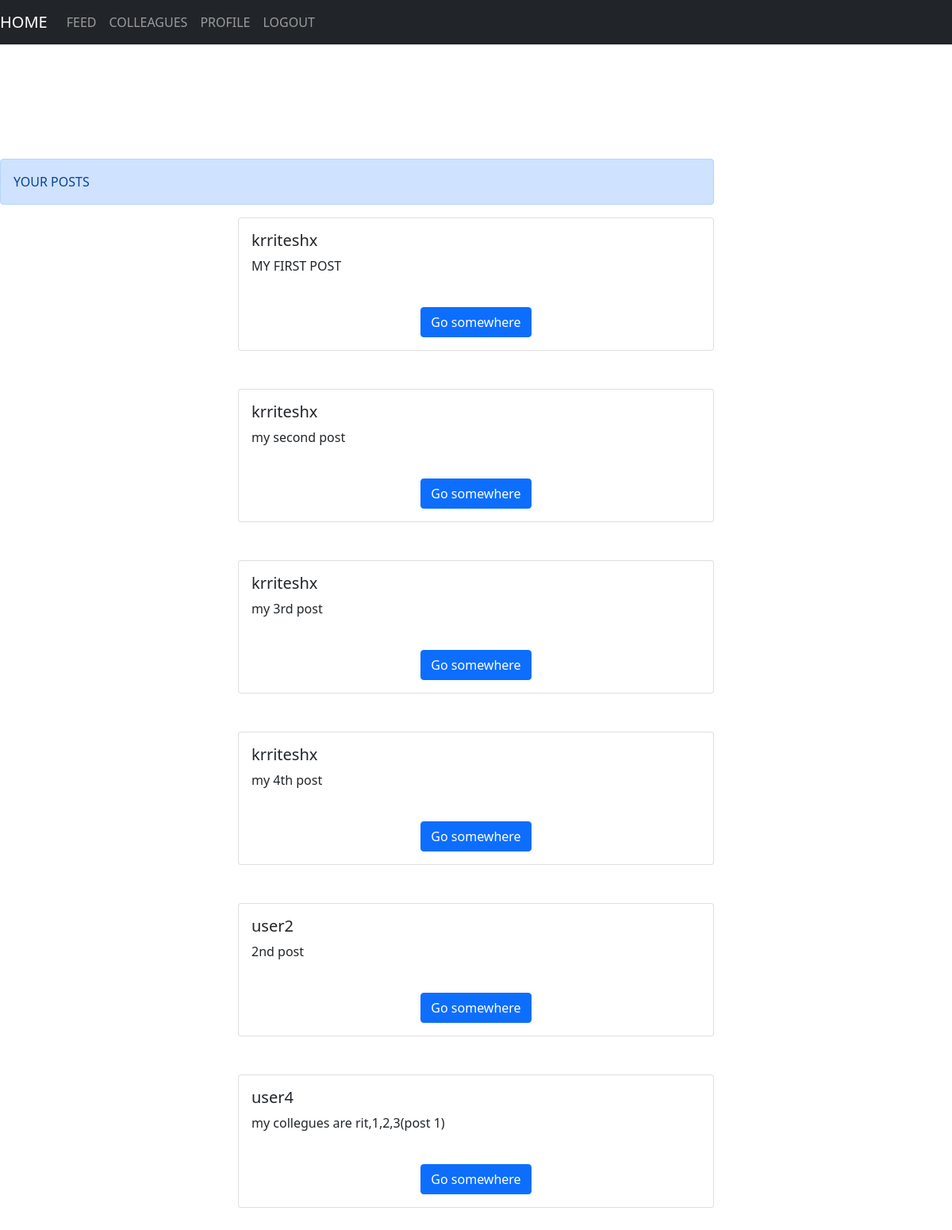
The app's page /feed (signed in) with its own data.
### app.py (models this page shows, shortened)
class User(db.Model,UserMixin):
    id=db.Column(db.Integer,primary_key=True)
    username=db.Column(db.String(20),nullable=False,unique=True)
    email=db.Column(db.String(120),nullable=False)
    password=db.Column(db.String(60),nullable=False)
    colleague=db.Column(db.String(500),default=",")

### routes.py (the view)
@app.route('/feed')
@login_required
def feed():
    P=Posts.query.all()
    d={}
    for i in P:
        G=User.query.filter_by(id=i.uid).first()
        collist=G.colleague
        collist=collist.split(',')
        if(str(current_user.id) in collist):
            ar=[]
            ar.append(i.caption)
            ar.append(i.username)
            d[i.id]=ar
    return render_template('home.html',d=d,user=current_user.username)

### app.py (called while the page is built)
@login_manager.user_loader
def load_user(user_id):
    return User.query.get(int(user_id))

### templates/home.html
{% extends 'base.html' %}
{% block content %}
<h1 class="text-white">HOME PAGE</h1>
<p class="text-white">User is {{user}}</p>
<br>
<br>
<div class="alert alert-primary w-75" role="alert">
    YOUR POSTS
  </div>
    {% for id,arr in d.items() %}
    <div class="col d-flex justify-content-center">
        <div class="card w-50">
            <div class="card-body">
              <h5 class="card-title">{{arr[1]}}</h5>
              <p class="card-text">{{arr[0]}}</p>
            <br>
            <div class="text-center">
            <a href="#" class="btn btn-primary">Go somewhere</a>
            </div>
            </div>
          </div>
        </div>
    <br>
    <br>
    {% endfor %}
{% endblock %}

### records on screen
User: username "krriteshx", arr "MY FIRST POST", arr "my second post", arr "my 3rd post", arr "my 4th post"
User: username "user2", arr "2nd post"
User: username "user4", arr "my collegues are rit,1,2,3(post 1)"
